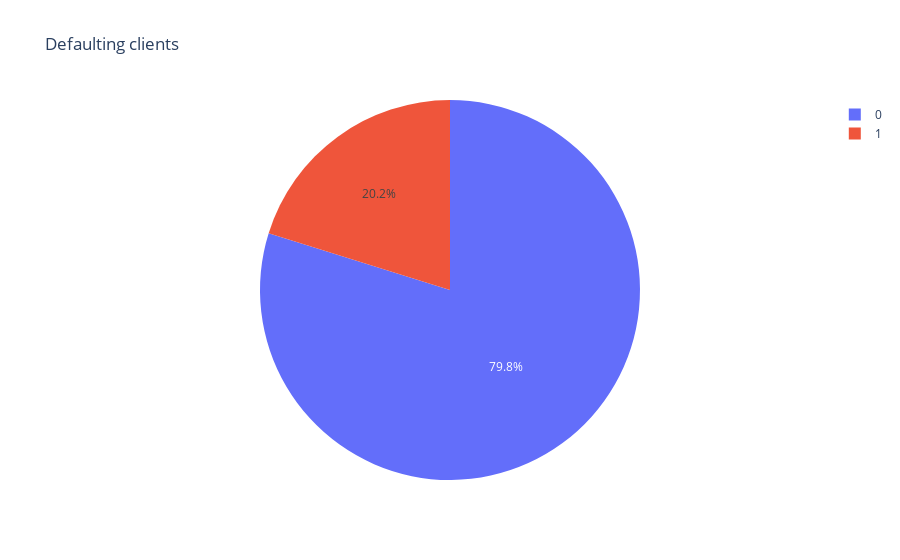

Write notebook code for a chart like this one.
### Markdown cell above
### 3.1.1 Response Variable

### Code cell
fig=px.pie(df3, values='index', names='is_default', title='Defaulting clients')
fig.show()

### Figure 1 — Plotly figure (JSON) as saved in the notebook; plotly's stock layout.template omitted (floating-point values rounded to 4 significant figures; data arrays with more than 128 entries replaced by an {"elided": "..."} marker saying what was removed)
{"data": [{"domain": {"x": [0, 1], "y": [0, 1]}, "hovertemplate": "is_default=%{label}<br>index=%{value}<extra></extra>", "labels": {"elided": "28632 int values"}, "legendgroup": "", "name": "", "showlegend": true, "type": "pie", "values": {"elided": "28632 int values"}}], "layout": {"legend": {"tracegroupgap": 0}, "title": {"text": "Defaulting clients"}}}
